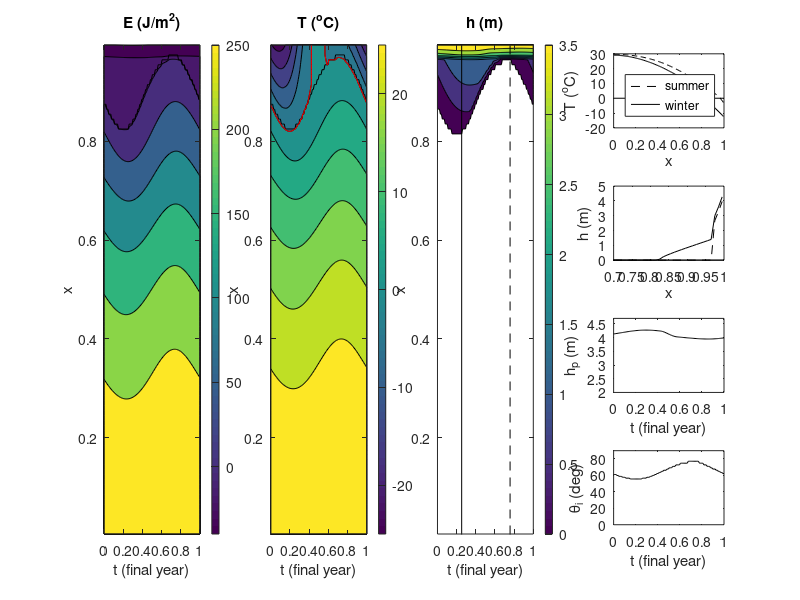

This chart was generated by the following MATLAB code:
% This code numerically solves the global sea ice and climate model
% described by Eqs. (2), (8) and (9) in Wagner & Eisenman (2015, hereafter
% WE15; see reference below). For computational efficiency, a diffusive
% 'ghost layer' is invoked, as described in WE15 Appendix A. This allows us
% to solve the system using an Implicit Euler timestep in the ghost layer
% (where diffusion occurs) and a Forward Euler timestep for the evolution
% of surface enthalpy. The document WE15_NumericIntegration.pdf provides
% further detailed documentation to go with this script.
%
% This code uses the default parameter values from WE15 (Table 1 and
% Section 2d) with no climate forcing (F=0), and the final part of the code 
% produces a plot similar to WE15 Figure 2.
%
% By default this code runs a simulation for 30 years with 1000 timesteps/year using
% a spatial resolution of 100 gridboxes, equally spaced in x=sin(lat), between the equator
% and pole.
%
% Till Wagner (tjwagner@ucsd.edu) & Ian Eisenman (eisenman@ucsd.edu), 
% created Mar 2015, minor edits Apr 2016, minor bug fix Jan 2022 [in Eq. (A1), S(:,i) -> S(:,i+1)].
%
% Reference: T.J.W. Wagner and I. Eisenman (2015). How climate model
% complexity influences sea ice stability. J Climate 28, 3998-4014.
%
%--------------------------------------------------------------------------
function [tfin_out, Efin_out] = sea_ice_EBM_WE15
%%Model parameters (WE15, Table 1 and Section 2d) -------------------------
D  = 0.6;     %diffusivity for heat transport (W m^-2 K^-1)
A  = 193;     %OLR when T = T_m (W m^-2)
B  = 2.1;     %OLR temperature dependence (W m^-2 K^-1)
cw = 9.8;     %ocean mixed layer heat capacity (W yr m^-2 K^-1)
S0 = 420;     %insolation at equator  (W m^-2)
S1 = 338;     %insolation seasonal dependence (W m^-2)
% S1 = 0;
S2 = 240;     %insolation spatial dependence (W m^-2)
a0 = 0.7;     %ice-free co-albedo at equator
a2 = 0.1;     %ice-free co-albedo spatial dependence
ai = 0.4;     %co-albedo where there is sea ice
Fb = 4;       %heat flux from ocean below (W m^-2)
k  = 2;       %sea ice thermal conductivity (W m^-2 K^-1)
Lf = 9.5;     %sea ice latent heat of fusion (W yr m^-3)
F  = 0;       %radiative forcing (W m^-2)
cg = 0.01*cw; %ghost layer heat capacity(W yr m^-2 K^-1)
tau = 1e-5;   %ghost layer coupling timescale (yr)
%%The default run in WE15 Fig 2 uses these time-stepping parameters: ------
% n  = 400;   % # of evenly spaced latitudinal gridboxes (equator to pole)
% nt = 1e3;   % # of timesteps per year (limited by numerical stability)
% dur= 200;   % # of years for the whole run
%%For a quicker computation, here we use these parameters: ----------------
% n  = 100;   % # of evenly spaced latitudinal gridboxes (equator to pole)
% nt = 1e3;   % # of timesteps per year (limited by numerical stability)
% dur= 30;    % # of years for the whole run
%%For Alignment with my results
n = 100;
nt = 2e3;
dur = 30;
dt = 1/nt;
%%Spatial Grid ------------------------------------------------------------
dx = 1/n;               %grid box width
x = (dx/2:dx:1-dx/2)';  %grid
%%Diffusion Operator (WE15 Appendix A) -----------------------------------
xb = (dx:dx:1.0-dx)';  
lambda=D/dx^2*(1-xb.^2); L1=[0; -lambda]; L2=[-lambda; 0]; L3=-L1-L2;
diffop = - diag(L3) - diag(L2(1:n-1),1) - diag(L1(2:n),-1);
%%Definitions for implicit scheme for Tg
cg_tau = cg/tau;
dt_tau = dt/tau;
dc = dt_tau*cg_tau;
kappa = (1+dt_tau)*eye(n)-dt*diffop/cg;
%%Seasonal forcing [WE15 Eq. (3)]
ty = dt/2:dt:1-dt/2;
S=repmat(S0-S2*x.^2,[1,nt])-repmat(S1*cos(2*pi*ty),[n,1]).*repmat(x,[1,nt]);
S=[S S(:,1)];
%%Further definitions
M = B+cg_tau;
aw= a0-a2*x.^2;   %open water albedo
kLf = k*Lf;
%%Initial conditions ------------------------------------------------------
T = 7.5+20*(1-2*x.^2);
% T = -x;
Tg = T; E = cw*T;
%%Set up output arrays, saving 100 timesteps/year
E100 = zeros(n,dur*100); T100 = E100;
%%Integration (see WE15_NumericIntegration.pdf)----------------------------
% Loop over Years ---------------------------------------------------------
for years = 1:dur
    % Loop within One Year-------------------------------------------------
    for i = 1:nt
        if mod(i,nt/100)==0 %store 100 timesteps per year
            E100(:,(years-1)*100+i/(nt/100)) = E;
            T100(:,(years-1)*100+i/(nt/100)) = T;
        end
        % forcing
        alpha = aw.*(E>0) + ai*(E<0);        % WE15 Eq. (4)
        C = alpha.*S(:,i) + cg_tau*Tg-A+F;  
        % surface temperature
        T0 =  C./(M-kLf./E);                 %WE15 Eq. (A3)
        T = E/cw.*(E>=0)+T0.*(E<0).*(T0<0);  %WE15 Eq. (9)
        % Forward Euler for E
        E = E+dt*(C-M*T+Fb);                 %WE15 Eq. (A2)
        % Implicit Euler for Tg
        Tg = (kappa-diag(dc./(M-kLf./E).*(T0<0).*(E<0)))\ ...
            (Tg + (dt_tau*(E/cw.*(E>=0)+(ai*S(:,i+1) ...
            -A+F)./(M-kLf./E).*(T0<0).*(E<0))));        %WE15 Eq. (A1)
    end
    if mod(years,10)==0, disp(['year ' num2str(years) ' complete']), end
end
% -------------------------------------------------------------------------
%%output only final year 
tfin = linspace(0,1,100);  
Efin = E100(:,end-99:end); 
Tfin = T100(:,end-99:end);
if nargout>0 %save output
    tfin_out=tfin;
    Efin_out=Efin;
end
% -------------------------------------------------------------------------
%WE15 Figure 2: Default Steady State Climatology --------------------------
% -------------------------------------------------------------------------
winter=26;    %time of typically coldest hemisphere-mean T
summer=76;    %time of typically warmest hemisphere-mean T
%%compute seasonal ice edge
xi = zeros(1,100);
for j = 1:length(tfin)
    Ej = Efin(:,j);
    xe=x(find(Ej<0,1,'first'));
    if ~isempty(xe)
        xi(j) = xe;
    else
        xi(j) = max(x);
    end
end
fig = figure(2); clf
set(fig, 'Position', [2561 361 1920 984]);
%%plot the enthalpy (Fig 2a)
subplot(1,4,1)
clevs = [-40:20:0 50:50:300];
contourf(tfin,x,Efin,clevs)
%%plot ice edge on E
hold on
plot(tfin,xi,'k')
colorbar
%%alternatively, use 
% cbarf(Efin,clevs);  %makes nice discrete colorbar
%%(http://www.mathworks.com/matlabcentral/fileexchange/14290-cbarf)
xlabel('t (final year)')
ylabel('x')
title('E (J/m^2)')
% plot the temperature (Fig 2b)
clevs = -30:5:30;
subplot(1,4,2)
contourf(tfin,x,Tfin,clevs)
% plot ice edge on T
hold on
plot(tfin,xi,'k')
%%plot T=0 contour (ice surface melt occurs in the region between ice edge
%%and T=0 contour)
contour(tfin,x,Tfin,[0,0],'r')
colorbar
% cbarf(Tfin,clevs);
xlabel('t (final year)')
ylabel('x')
title('T (^oC)')
%%plot the ice thickness (Fig 2c)
hfin = -(Efin/Lf.*(Efin<0));
subplot(1,4,3)
clevs = 0.0001:.5:4;
contourf(tfin,x,hfin,clevs)
%%plot ice edge on h
hold on
contour(tfin,x,hfin,[0,0])
plot([tfin(winter) tfin(winter)], [0 max(x)],'k')
plot([tfin(summer) tfin(summer)], [0 max(x)],'k--')
xlabel('t (final year)')
ylabel('x')
title('h (m)')
colorbar
% cbarf(hfin,round(clevs,1));
%%plot temperature profiles (Fig 2d)
subplot(4,4,4)
plot(x,Tfin(:,summer),'k--')
hold on
plot(x,Tfin(:,winter),'k')
plot([0 1], [0 0],'k')
xlabel('x')
ylabel('T (^oC)')
legend('summer','winter','location','southwest')
%%plot ice thickness profiles (Fig 2e)
subplot(4,4,8)
plot(x,hfin(:,summer),'k--')
hold on
plot(x,hfin(:,winter),'k')
plot([0 1], [0 0],'k')
xlim([0.7 1])
xlabel('x')
ylabel('h (m)')
%%plot seasonal thickness cycle at pole (Fig 2f)
subplot(4,4,12)
plot(tfin,hfin(end,:),'k')
xlabel('t (final year)')
ylabel('h_p (m)')
ylim([2 1.1*max(hfin(end,:))])
%%plot ice edge seasonal cycle (Fig 2g)
subplot(4,4,16)
xideg = rad2deg(asin(xi));
plot(tfin,xideg,'k-')
ylim([0 90])
xlabel('t (final year)')
ylabel('\theta_i (deg)')
% exportgraphics(gcf, "WE15.pdf", ContentType="vector")

